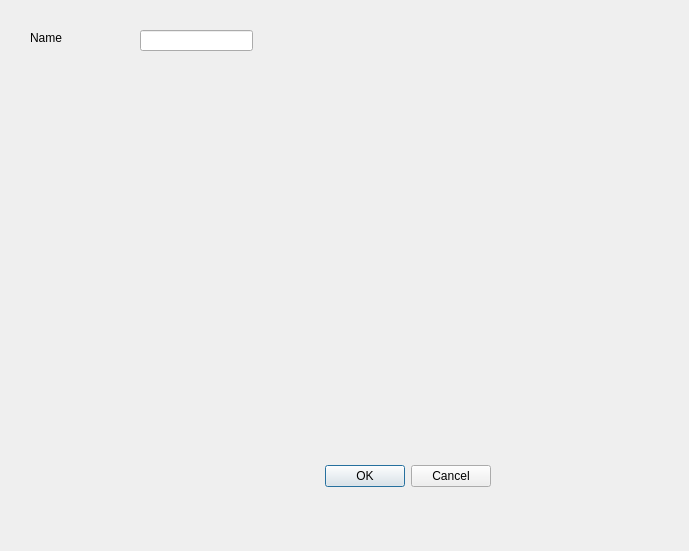
<?xml version="1.0" encoding="UTF-8"?>
<ui version="4.0">
 <class>ComputerInputDialog</class>
 <widget class="QDialog" name="ComputerInputDialog">
  <property name="geometry">
   <rect>
    <x>0</x>
    <y>0</y>
    <width>689</width>
    <height>551</height>
   </rect>
  </property>
  <property name="windowTitle">
   <string>Dialog</string>
  </property>
  <widget class="QDialogButtonBox" name="buttonBox">
   <property name="geometry">
    <rect>
     <x>150</x>
     <y>460</y>
     <width>341</width>
     <height>32</height>
    </rect>
   </property>
   <property name="orientation">
    <enum>Qt::Horizontal</enum>
   </property>
   <property name="standardButtons">
    <set>QDialogButtonBox::Cancel|QDialogButtonBox::Ok</set>
   </property>
  </widget>
  <widget class="QLabel" name="labelComputerName">
   <property name="geometry">
    <rect>
     <x>30</x>
     <y>30</y>
     <width>62</width>
     <height>16</height>
    </rect>
   </property>
   <property name="text">
    <string>Name</string>
   </property>
  </widget>
  <widget class="QLineEdit" name="lineEditComputerName">
   <property name="enabled">
    <bool>true</bool>
   </property>
   <property name="geometry">
    <rect>
     <x>140</x>
     <y>30</y>
     <width>113</width>
     <height>21</height>
    </rect>
   </property>
  </widget>
 </widget>
 <resources/>
 <connections>
  <connection>
   <sender>buttonBox</sender>
   <signal>accepted()</signal>
   <receiver>ComputerInputDialog</receiver>
   <slot>accept()</slot>
   <hints>
    <hint type="sourcelabel">
     <x>248</x>
     <y>254</y>
    </hint>
    <hint type="destinationlabel">
     <x>157</x>
     <y>274</y>
    </hint>
   </hints>
  </connection>
  <connection>
   <sender>buttonBox</sender>
   <signal>rejected()</signal>
   <receiver>ComputerInputDialog</receiver>
   <slot>reject()</slot>
   <hints>
    <hint type="sourcelabel">
     <x>316</x>
     <y>260</y>
    </hint>
    <hint type="destinationlabel">
     <x>286</x>
     <y>274</y>
    </hint>
   </hints>
  </connection>
 </connections>
</ui>
